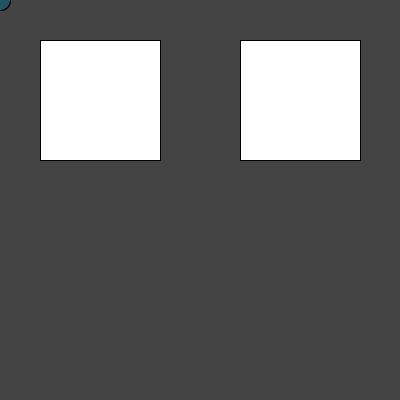
Frame 1 (no input)
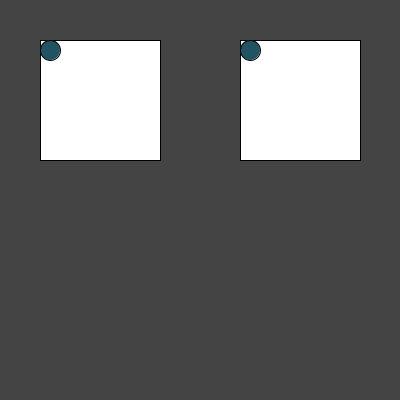
Frame 60 (the mouse pressed at the canvas centre just before this capture)
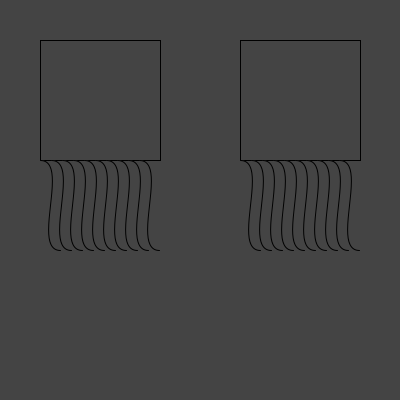
Frame 120 (the mouse held since frame 60 and released just before this capture)

The Processing sketch that drew these frames (run headless with seeded random() and noise(); from frame 60 on, the mouse is pressed at the canvas centre):

// Processing sketch: processing_33550
// ── processing_33550.pde

//Elizabeth Clare
//August 9th 2011
//Square Face



float xPosLeft;
float yPosLeft;
float xPosRight;
float yPosRight;
boolean EyesOpen = true;
int lash= 10;
float lashGap= 100/(lash-1);
void setup() {
size(400,400);
smooth();
}

void draw() {
  background(#444444);
  fill(255);
  rect(40,40,120,120);
  rect(240,40,120,120);
  
  
  
  
  fill(#215463);
  ellipse(xPosLeft, yPosLeft, 20, 20);
  ellipse(xPosRight, yPosRight, 20, 20);
  
  xPosLeft = constrain(mouseX, width/8, 3*width/8);
  yPosLeft = constrain(mouseY, height/8, 3*height/8);
  
  xPosRight = constrain(mouseX, 5*width/8, 7*width/8);
  yPosRight = constrain(mouseY, height/8, 3*height/8);


  if (mousePressed) {
    fill(#444444);
    rect(40,40,120,120);
    rect(240,40,120,120);
    //line(40,160,40,250);
    for(int i=0; i<lash; i++){
      bezier (40+lashGap*i,160,70+lashGap*i,160,30+lashGap*i,250,60+lashGap*i,250); 
      bezier(240+lashGap*i,160,270+lashGap*i,160,230+lashGap*i,250,260+lashGap*i,250);
    }
//    bezier (40,160,70,160,30,250,60,250);
//    bezier (90,160,120,160,80,250,110,250);
//    bezier (140,160,170,160,130,250,160,250);

     // bezier(240,160,270,160,230,250,260,250);
   }
  else {
    fill(#215463);
  }

}

void mouseReleased() {
 EyesOpen = !EyesOpen;
}
